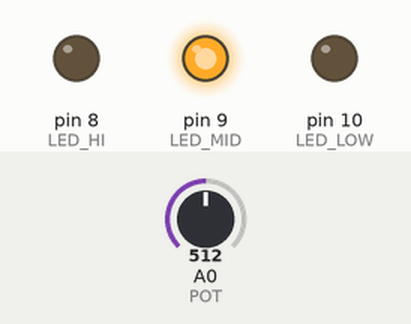
Bench run of a sketch on a simulated Arduino Uno, built with avr-gcc and run on an emulated ATmega328P. Shown: output pins drawn as LEDs (lit = HIGH). The inputs (shaded band) are chosen by the test bench; at power-on: A0 (POT) = 512.

Above: at 1.2 s.
1.3 s: A0 (POT) set to 677
2.8 s: A0 (POT) set to 692
At 4.0 s:
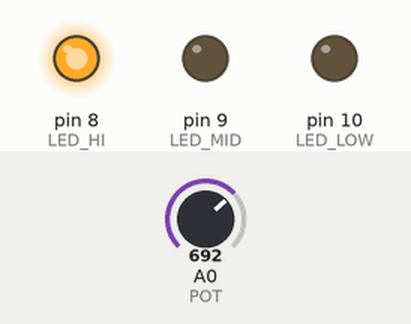
4.3 s: A0 (POT) set to 306
At 5.3 s:
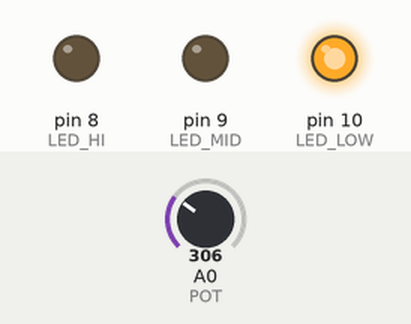
5.8 s: A0 (POT) set to 330
7.3 s: A0 (POT) set to 360
At 7.6 s:
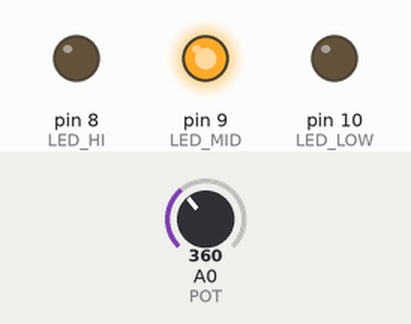
8.8 s: A0 (POT) set to 122
At 9.9 s:
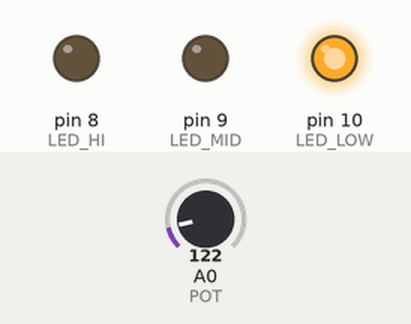
Timing chart, 0 to 11.3 s (numbered marks = the images above; inputs shaded):
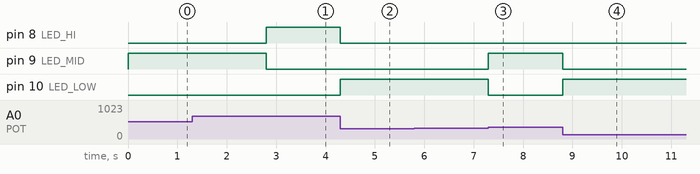

The sketch:

handphore.ino
```cpp
#define LED_LOW 10
#define LED_MID 9
#define LED_HI 8
#define POT (A0)

int mv;
bool low, mid, high;

void setup()
{
    pinMode(POT, INPUT);
    pinMode(LED_LOW, OUTPUT);
    pinMode(LED_MID, OUTPUT);
    pinMode(LED_HI, OUTPUT);
    Serial.begin(9600);
}

void loop()
{
    mv = map(analogRead(POT), 0, 1024, 0, 5000);
    low = mv <= 1667;
    mid = (mv > 1667) && (mv <= 3334);
    high = mv > 3334;
    digitalWrite(LED_LOW, low);
    digitalWrite(LED_MID, mid);
    digitalWrite(LED_HI, high);
}
```

Measured:
- the behaviour switches between 683 and 684 on A0 (POT) (found by bisection; images 0 and 1)
- the behaviour switches between 341 and 342 on A0 (POT) (found by bisection; images 2 and 3)
- after the input at 1.3 s, every drawn part: stays the same
- after the input at 2.8 s, pin 8 (LED_HI): LOW → HIGH at once; pin 9 (LED_MID): HIGH → LOW at once
- after the input at 4.3 s, pin 8 (LED_HI): HIGH → LOW at once; pin 10 (LED_LOW): LOW → HIGH at once
- after the input at 5.8 s, every drawn part: stays the same
- after the input at 7.3 s, pin 9 (LED_MID): LOW → HIGH at once; pin 10 (LED_LOW): HIGH → LOW at once
- after the input at 8.8 s, pin 9 (LED_MID): HIGH → LOW at once; pin 10 (LED_LOW): LOW → HIGH at once
